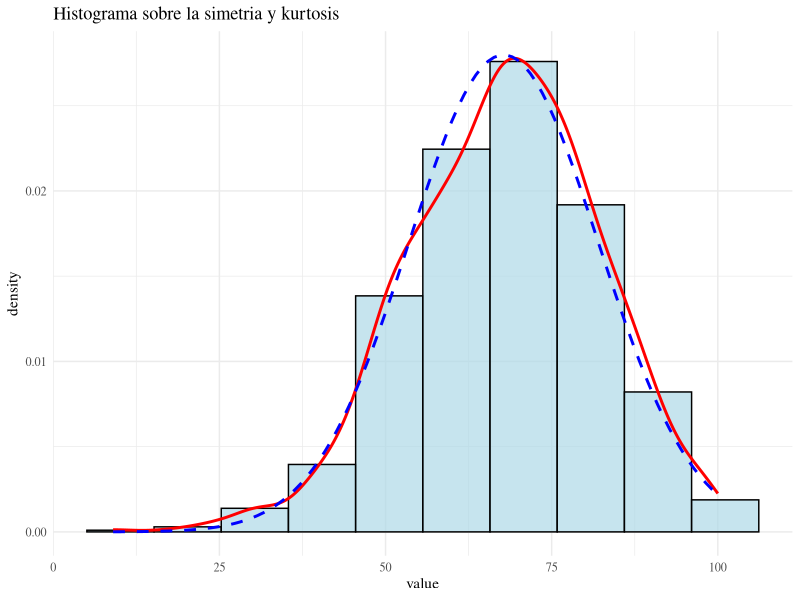
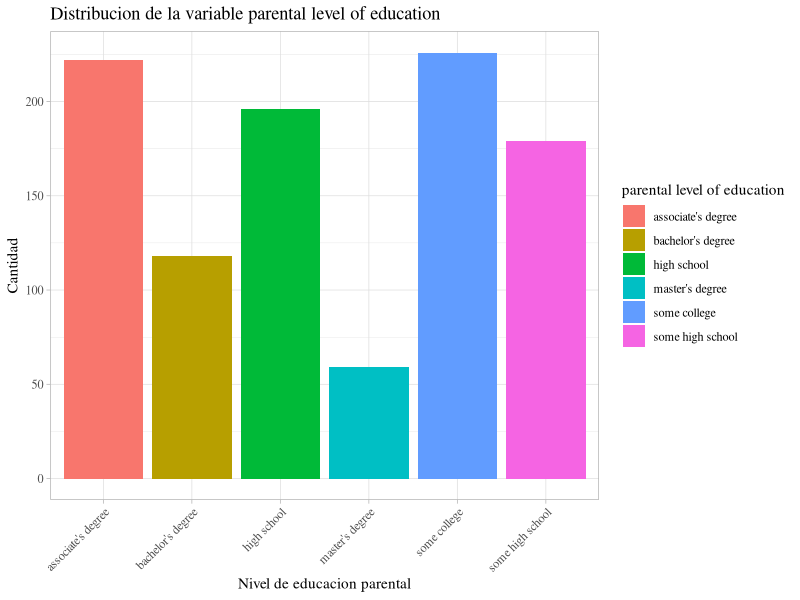
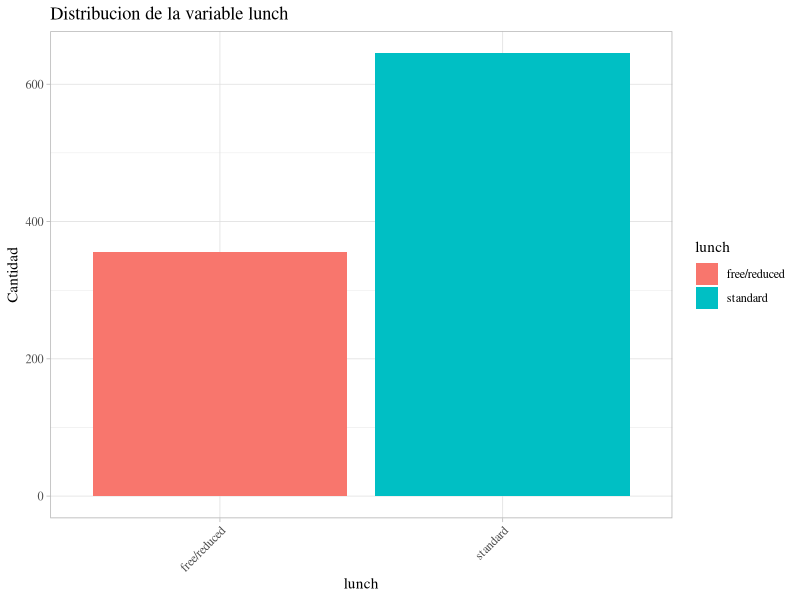
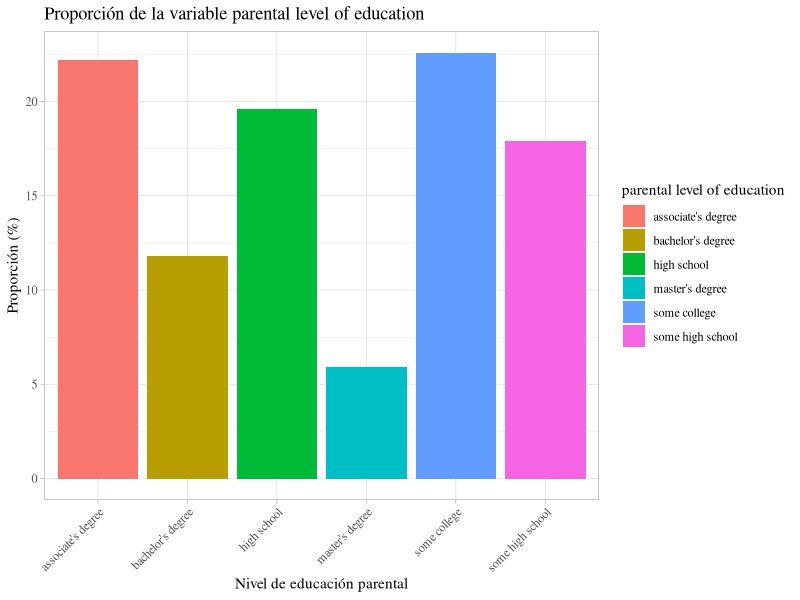
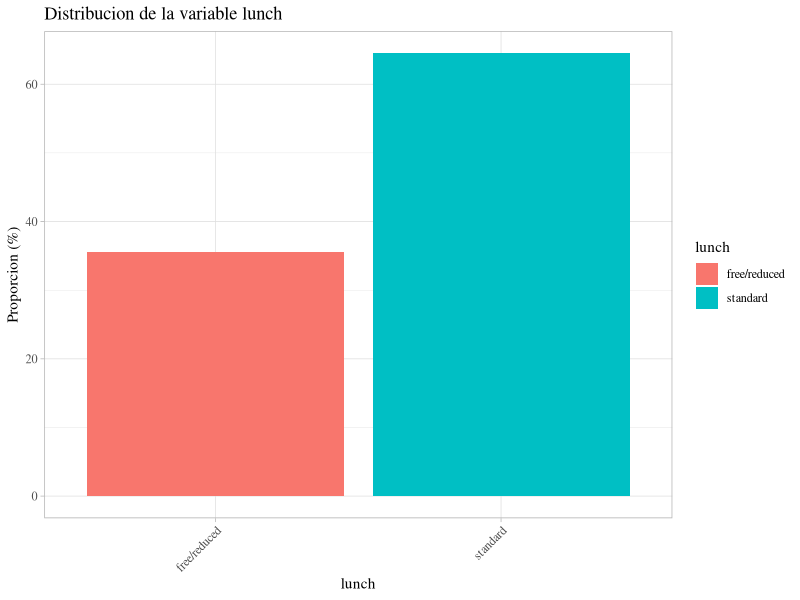

Here is the R script that generated these plots, in order:
## ---- chunk 1
knitr::opts_chunk$set(warning=FALSE, message=FALSE, echo=TRUE, fig.align = 'center')
#Carga de paquetes necesarios
library(readxl)
library(tidyverse)
library(ggplot2)
library(knitr)
library(e1071)

#Lectura de base de datos
SP <- read_excel("StudentsPerformance G5-G6.xlsx")


#Seleccion de columnas (variables) a estudiar
variables <-select(SP, "parental level of education", "lunch", "math score", "reading score", "writing score")
variables <- variables %>%
  mutate(Desempeño = round((`math score` + `reading score` + `writing score`) / 3,2 ))


#Seleccion de las notas academicas

notas <- select(SP, "math score", "reading score", "writing score")

notas <- notas %>%
  mutate(Desempeño = round((`math score` + `reading score` + `writing score`) / 3,2 ))
## ---- chunk 2
Calculos_simples <- notas %>%
  summarise(
    Promedio = round(mean(Desempeño), 2),
    Mediana = round(median(Desempeño), 2),
    Varianza = round(var(Desempeño), 2),
    Desviacion_estandar = round(sd(Desempeño), 2),
    CV = paste0(round(((Desviacion_estandar / Promedio) * 100), 2), "%"),
    Kurtosis = round(kurtosis(Desempeño), 2),
    Simetria = round(skewness(Desempeño), 2),
    Minimo = min(Desempeño),
    Maximo = max(Desempeño)
  )

Valor_Kurtosis <- Calculos_simples$Kurtosis  #Creacion de un dataframe que almacena el valor de kurtosis para un mejor grafico
Kurtosis_df <- data.frame(
  Calculo1 = "Kurtosis",
  Valor1 = Valor_Kurtosis)

Valor_Simetria <- Calculos_simples$Simetria
Simetria_df <- data.frame(
  Calculo = "Simetria",
  Valor2 = Valor_Simetria
)


kable(Calculos_simples,
      align = "c", 
      caption = "Cálculo de medidas descriptivas")

#Gráfico de la kurtosis y simetria

Valores_kurtosis<- variables$Desempeño      #Selección de la variable desempeño
kurtosis_value <- round(kurtosis(Valores_kurtosis), 2)  #Calculo de la kurtosis

Kurtosis_data_frame <- data.frame(value = Valores_kurtosis)  #Creación de un data frame para usar en el grafico como X

ggplot(Kurtosis_data_frame, aes(x = value)) +
  geom_histogram(aes(y = ..density..), bins = 10, fill = "lightblue", color = "black", alpha = 0.7) +
  geom_density(color = "red", linewidth = 1) +
  stat_function(fun = dnorm, 
                args = list(mean = mean(Valores_kurtosis), sd = sd(Valores_kurtosis)), 
                color = "blue", linetype = "dashed", size = 1) +
  ggtitle(paste("Histograma sobre la simetria y kurtosis")) +
  theme_minimal() +
  theme(text = element_text(family = "serif"))

## ---- chunk 3
#Distribución de las variables cualitativas

Cantidad_parental_level <- variables %>%
  group_by(`parental level of education`) %>%
  summarise(
    Cantidad1 = n(),
    Proporcion1 = round((n() / nrow(variables)) * 100, 2)
  )
  
kable(Cantidad_parental_level,
      align = "c", 
      caption = "Distribución de la variable parental level of education")

Cantidad_lunch <- variables %>%
  group_by(`lunch`) %>%
  summarise(
    Cantidad2 = n(),
    Proporcion2 = round((n() / nrow(variables)) * 100, 2)
  )

kable(Cantidad_lunch,
      align = "c", 
      caption = "Distribución de la variable lunch")

#Graficos de las Distribuciones de las variables cualitativas

ggplot(Cantidad_parental_level, aes(x = `parental level of education`, y = Cantidad1, fill = `parental level of education`)) +
  geom_col() +
  labs(
    title = "Distribucion de la variable parental level of education",
    x = "Nivel de educacion parental",
    y = "Cantidad"
  ) + theme_light() +
  theme(
    axis.text.x = element_text(angle = 45, hjust = 1),
    text = element_text(family = "serif")
    )

ggplot(Cantidad_lunch, aes(x = `lunch`, y = Cantidad2, fill = `lunch`)) +
  geom_col() +
  labs(
    title = "Distribucion de la variable lunch",
    x = "lunch",
    y = "Cantidad"
  ) + theme_light() +
  theme(
    axis.text.x = element_text(angle = 45, hjust = 1),
    text = element_text(family = "serif")
    )
# Gráficos de las proporciones de las variables cualitativas

ggplot(Cantidad_parental_level, aes(x = `parental level of education`, y = Proporcion1, fill = `parental level of education`)) +
  geom_col() +
  labs(
    title = "Proporción de la variable parental level of education",
    x = "Nivel de educación parental",
    y = "Proporción (%)"
  ) + theme_light() +
 theme(
    axis.text.x = element_text(angle = 45, hjust = 1),
    text = element_text(family = "serif")
    )
ggplot(Cantidad_lunch, aes(x = `lunch`, y = Proporcion2, fill = `lunch`)) +
  geom_col() +
  labs(
    title = "Distribucion de la variable lunch",
    x = "lunch",
    y = "Proporcion (%)"
  ) + theme_light() +
  theme(
    axis.text.x = element_text(angle = 45, hjust = 1),
    text = element_text(family = "serif")
    )
